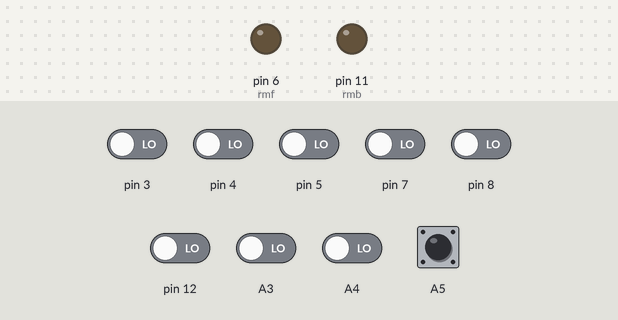
The sketch below on a simulated Arduino Uno, built with avr-gcc and run on an emulated ATmega328P. On the bench: output pins drawn as LEDs (lit = HIGH). The inputs (shaded band) are chosen by the test bench; at power-on: A5 HIGH, A3, A4, pin 3–5, pin 7, pin 8, pin 12 LOW. Pins used as bus, display or sensor lines are not drawn.

Above: at 5.8 s.
5.9 s: A5 pulled LOW for 0.2 s
At 6.3 s:
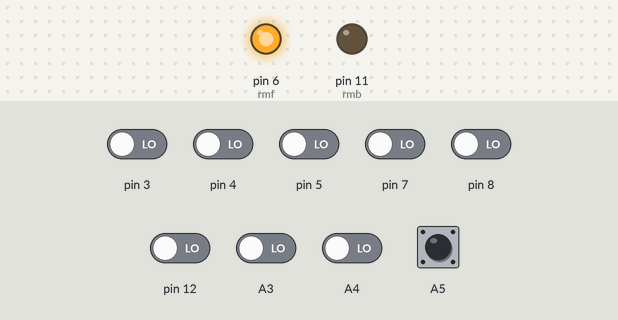
7.6 s: pin 4 driven HIGH
9.1 s: pin 5 driven HIGH
10.6 s: pin 7 driven HIGH
12.1 s: pin 12 driven HIGH
Timing chart, 0 to 14.6 s (numbered marks = the images above; inputs shaded):
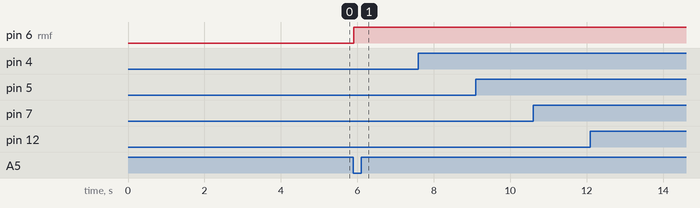

The sketch:

PROGRAMME-PRINCIPALE1.ino
```cpp
#include <QTRSensors.h>

QTRSensorsRC qtr((char[]) {3,4,5,12,7,8,A3,A4},8);
unsigned int sensors[8];
//ultrasound
#define trig 10
#define echo 9

//motors
#define rmf 6
#define rmb 11
#define lmf 9
#define lmb 10

//speeds
const int base_speed = 255;

int pos;

int button = 3; //to be pressed to find set point

float p;
float i;
float d;
float lp=0;
float error;
float correction;
float sp;

float Kp = 0.15; // dummy
float Ki = 0; //dummy
float Kd = 1; //(Kp-1)*10

void pid_calc();
void motor_drive(int , int );
int distance();
void calibration();

void setup()
{ calibration();
  pinMode(trig,OUTPUT);
  pinMode(echo,INPUT);
  Serial.begin(9600);

  //motors
  pinMode(rmf, OUTPUT);
  pinMode(rmb, OUTPUT);
  pinMode(lmf, OUTPUT);
  pinMode(lmb, OUTPUT);

 //button
    pinMode(A5, INPUT_PULLUP);
    while (digitalRead(A5) != 0) {}
}

void loop(){
  pid_calc();

}
void calibration() {
  digitalWrite(LED_BUILTIN, HIGH);
  for (uint16_t i = 0; i < 200; i++)
  {
    qtr.calibrate();
  }
  digitalWrite(LED_BUILTIN, LOW);
}

void pid_calc()
{
  int sp = qtr.readLine(sensors);

  error = -3500+sp;


  p=error;
  i += p;
  d = p - lp;
   lp =error;


  correction = int(Kp*p + Ki*i + Kd*d);

  int Rspeed = base_speed - correction;
  int Lspeed = base_speed + correction;

  //restricting speeds of motors between 255 and -255

  if (Rspeed > base_speed)
    Rspeed = base_speed;

  if (Lspeed > base_speed)
    Lspeed = base_speed;


  if (Rspeed < 0)
    Rspeed = -90;

  if (Lspeed < 0)
    Lspeed = -90;

 motor_drive( Rspeed, Lspeed);
}

void motor_drive(int vr, int vl){

  if(vr>0)
  {
  analogWrite(rmf, abs(vr));
  analogWrite(rmb,0);
  }
  else
  {
  analogWrite(rmf, 0);
  analogWrite(rmb,abs(vr));
  }


  if(vl>0)
  {
  analogWrite(lmf, abs(vl));
  analogWrite(lmb,0);
  }
  else
  {
  analogWrite(lmf, 0);
  analogWrite(lmb,abs(vl));

  }
}

 int distance() {
    digitalWrite(trig,HIGH);
    delayMicroseconds(10);
    digitalWrite(trig,LOW);
    unsigned int t=pulseIn(echo,HIGH);
    unsigned int d=t/(29.1*2);
    delay(250);
    return d;
}
```

Measured:
- after the input at 5.9 s, pin 6 (rmf): LOW → HIGH at once
